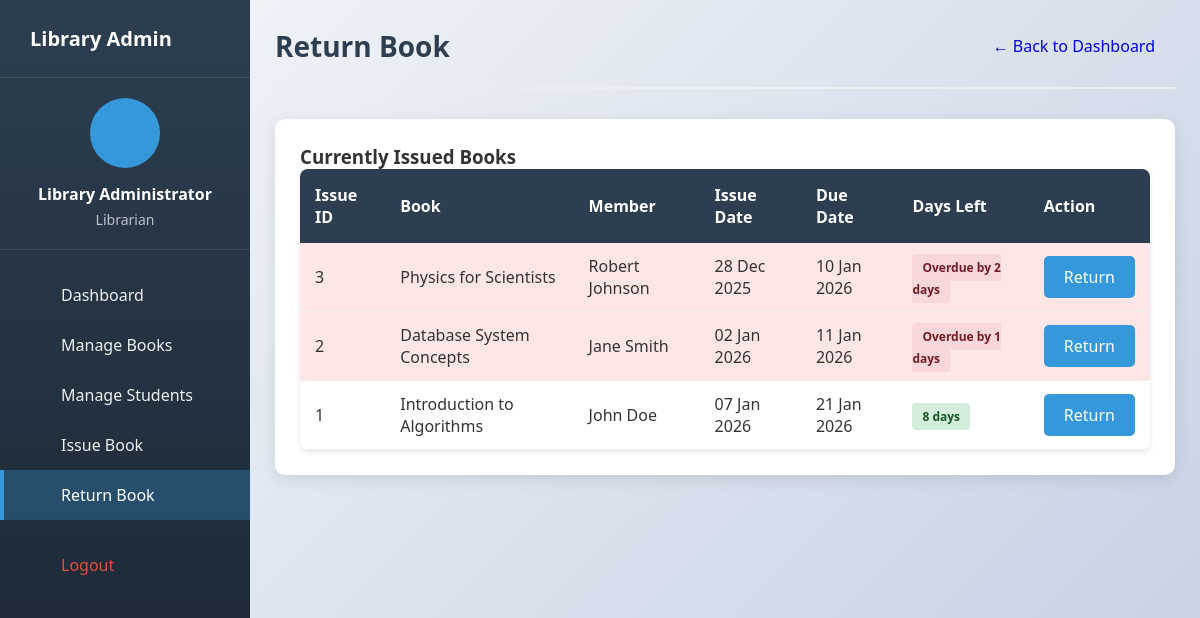
The app's page /admin/return_book.php (signed in), older data.
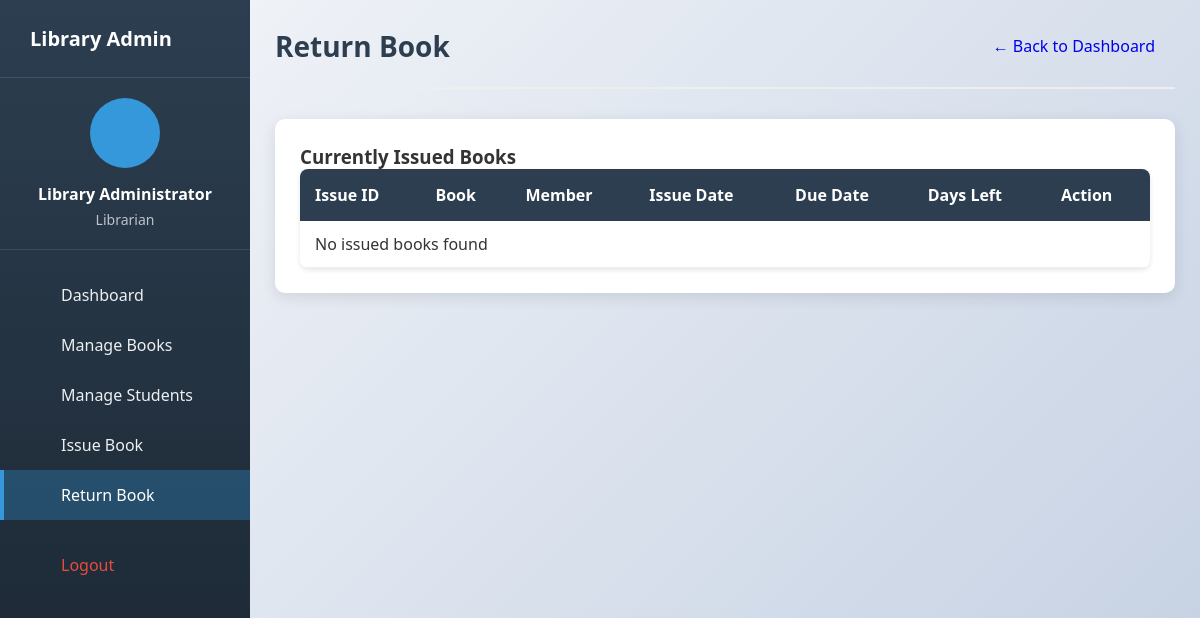
The same page, newer data.
### tables this page shows
CREATE TABLE issued_books (
    id INT AUTO_INCREMENT PRIMARY KEY,
    book_id INT NOT NULL,
    user_id INT NOT NULL,
    issue_date DATE NOT NULL,
    due_date DATE NOT NULL,
    return_date DATE,
    status VARCHAR(20) DEFAULT 'issued',  
    fine_amount DECIMAL(8,2) DEFAULT 0.00,
    FOREIGN KEY (book_id) REFERENCES books(id) ON DELETE CASCADE,
    FOREIGN KEY (user_id) REFERENCES users(id) ON DELETE CASCADE
);

CREATE TABLE books (
    id INT AUTO_INCREMENT PRIMARY KEY,
    title VARCHAR(200) NOT NULL,
    author VARCHAR(100) NOT NULL,
    isbn VARCHAR(20) UNIQUE NOT NULL,
    category VARCHAR(50),
    description TEXT,
    total_copies INT DEFAULT 1,
    available_copies INT DEFAULT 1,
    added_date TIMESTAMP DEFAULT CURRENT_TIMESTAMP
);

CREATE TABLE users (
    id INT AUTO_INCREMENT PRIMARY KEY,
    username VARCHAR(50) UNIQUE NOT NULL,
    password VARCHAR(255) NOT NULL,
    full_name VARCHAR(100) NOT NULL,
    email VARCHAR(100) UNIQUE NOT NULL,
    phone VARCHAR(15),
    role VARCHAR(20) DEFAULT 'member',  
    status VARCHAR(20) DEFAULT 'active',
    created_at TIMESTAMP DEFAULT CURRENT_TIMESTAMP
);

### admin/return_book.php (the view, shortened to what this page needs)
<?php
require_once '../config/db.php';
$sql = "SELECT ib.*, b.title, b.author, u.full_name, u.username
        FROM issued_books ib
        JOIN books b ON ib.book_id = b.id
        JOIN users u ON ib.user_id = u.id
        WHERE ib.status = 'issued'
        ORDER BY ib.due_date ASC";
$result = mysqli_query($conn, $sql);
?>
<!DOCTYPE html>
<html lang="en">
<head>
    <link rel="stylesheet" href="../assets/css/style.css">
    <link rel="stylesheet" href="../assets/css/admin.css">
</head>
<body>
    <div class="admin-container">
        <?php include '../includes/admin_sidebar.php'; ?>
        <div class="main-content">
            <div class="content-header">
                <h1>Return Book</h1>
                <a href="admin_dashboard.php" class="btn">← Back to Dashboard</a>
            </div>
            <div class="card">
                <h3>Currently Issued Books</h3>
                <div class="table-responsive">
                    <table class="table">
                        <thead>
                            <tr>
                                <th>Issue ID</th>
                                <th>Book</th>
                                <th>Member</th>
                                <th>Issue Date</th>
                                <th>Due Date</th>
                                <th>Days Left</th>
                                <th>Action</th>
                            </tr>
                        </thead>
                        <tbody>
                            <?php if(mysqli_num_rows($result) > 0): ?>
                                <?php while($row = mysqli_fetch_assoc($result)):
                                    $due_date = new DateTime($row['due_date']);
                                    $today = new DateTime();
                                    $interval = $today->diff($due_date);
                                    $days_left = $interval->days;
                                    $is_overdue = $due_date < $today;
                                ?>
                                <tr class="<?php echo $is_overdue ? 'overdue' : ''; ?>">
                                    <td><?php echo $row['id']; ?></td>
                                    <td><?php echo htmlspecialchars($row['title']); ?></td>
                                    <td><?php echo htmlspecialchars($row['full_name']); ?></td>
                                    <td><?php echo date('d M Y', strtotime($row['issue_date'])); ?></td>
                                    <td><?php echo date('d M Y', strtotime($row['due_date'])); ?></td>
                                    <td>
                                        <span class="badge <?php echo $is_overdue ? 'badge-danger' : ($days_left <= 3 ? 'badge-warning' : 'badge-success'); ?>">
                                            <?php echo $is_overdue ? 'Overdue by ' . $days_left . ' days' : $days_left . ' days'; ?>
                                        </span>
                                    </td>
                                    <td>
                                        <a href="?return_id=<?php echo $row['id']; ?>" class="btn btn-primary btn-sm"
                                           onclick="return confirm('Mark this book as returned?')">Return</a>
                                    </td>
                                </tr>
                                <?php endwhile; ?>
                            <?php else: ?>
                                <tr>
                                    <td colspan="7" class="text-center">No issued books found</td>
                                </tr>
                            <?php endif; ?>
                        </tbody>
                    </table>
                </div>
            </div>
        </div>
    </div>
</body>
</html>

Row changes from the older to the newer data that the page shows:
removed issued_books: id "3", book.title "Physics for Scientists", user.full_name "Robert Johnson", issue_date "28 Dec 2025", due_date "10 Jan 2026"
removed issued_books: id "2", book.title "Database System Concepts", user.full_name "Jane Smith", issue_date "02 Jan 2026", due_date "11 Jan 2026"
removed issued_books: id "1", book.title "Introduction to Algorithms", user.full_name "John Doe", issue_date "07 Jan 2026", due_date "21 Jan 2026"
Text that changed along with them:
text now shown: "No issued books found"
